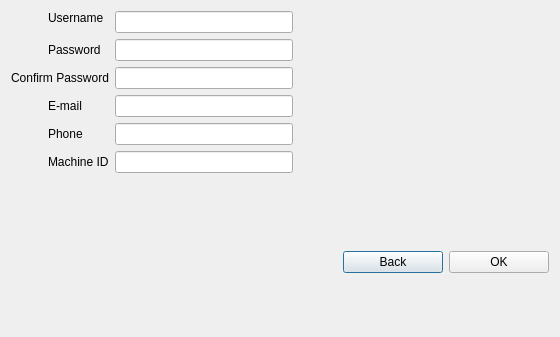
<?xml version="1.0" encoding="UTF-8"?>
<ui version="4.0">
 <class>DialogRegister</class>
 <widget class="QDialog" name="DialogRegister">
  <property name="geometry">
   <rect>
    <x>0</x>
    <y>0</y>
    <width>560</width>
    <height>337</height>
   </rect>
  </property>
  <property name="windowTitle">
   <string>Register</string>
  </property>
  <layout class="QGridLayout" name="gridLayout">
   <item row="6" column="2">
    <widget class="QLineEdit" name="lineMachineID"/>
   </item>
   <item row="2" column="2">
    <widget class="QLineEdit" name="linePassword">
     <property name="echoMode">
      <enum>QLineEdit::Password</enum>
     </property>
    </widget>
   </item>
   <item row="4" column="3">
    <widget class="QLabel" name="labelCheckEmail">
     <property name="minimumSize">
      <size>
       <width>250</width>
       <height>0</height>
      </size>
     </property>
     <property name="maximumSize">
      <size>
       <width>250</width>
       <height>16777215</height>
      </size>
     </property>
     <property name="font">
      <font>
       <weight>75</weight>
       <italic>true</italic>
       <bold>true</bold>
      </font>
     </property>
     <property name="text">
      <string/>
     </property>
    </widget>
   </item>
   <item row="3" column="0" colspan="2">
    <widget class="QLabel" name="label_3">
     <property name="text">
      <string>Confirm Password</string>
     </property>
    </widget>
   </item>
   <item row="2" column="1">
    <widget class="QLabel" name="label_2">
     <property name="text">
      <string>Password</string>
     </property>
    </widget>
   </item>
   <item row="8" column="2" colspan="2">
    <layout class="QHBoxLayout" name="horizontalLayout">
     <item>
      <spacer name="horizontalSpacer">
       <property name="orientation">
        <enum>Qt::Horizontal</enum>
       </property>
       <property name="sizeHint" stdset="0">
        <size>
         <width>40</width>
         <height>20</height>
        </size>
       </property>
      </spacer>
     </item>
     <item>
      <widget class="QPushButton" name="btnBack">
       <property name="minimumSize">
        <size>
         <width>100</width>
         <height>0</height>
        </size>
       </property>
       <property name="maximumSize">
        <size>
         <width>100</width>
         <height>16777215</height>
        </size>
       </property>
       <property name="text">
        <string>Back</string>
       </property>
      </widget>
     </item>
     <item>
      <widget class="QPushButton" name="btnOk">
       <property name="minimumSize">
        <size>
         <width>100</width>
         <height>0</height>
        </size>
       </property>
       <property name="text">
        <string>OK</string>
       </property>
      </widget>
     </item>
    </layout>
   </item>
   <item row="4" column="2">
    <widget class="QLineEdit" name="lineEmail"/>
   </item>
   <item row="3" column="3">
    <widget class="QLabel" name="labelCheckConfirmPassword">
     <property name="minimumSize">
      <size>
       <width>250</width>
       <height>0</height>
      </size>
     </property>
     <property name="maximumSize">
      <size>
       <width>250</width>
       <height>16777215</height>
      </size>
     </property>
     <property name="font">
      <font>
       <weight>75</weight>
       <italic>true</italic>
       <bold>true</bold>
      </font>
     </property>
     <property name="text">
      <string/>
     </property>
    </widget>
   </item>
   <item row="5" column="2">
    <widget class="QLineEdit" name="linePhone"/>
   </item>
   <item row="0" column="2" rowspan="2">
    <widget class="QLineEdit" name="lineUsername"/>
   </item>
   <item row="0" column="1">
    <widget class="QLabel" name="label">
     <property name="text">
      <string>Username</string>
     </property>
    </widget>
   </item>
   <item row="5" column="3">
    <widget class="QLabel" name="labelCheckPhone">
     <property name="minimumSize">
      <size>
       <width>250</width>
       <height>0</height>
      </size>
     </property>
     <property name="maximumSize">
      <size>
       <width>250</width>
       <height>16777215</height>
      </size>
     </property>
     <property name="font">
      <font>
       <weight>75</weight>
       <italic>true</italic>
       <bold>true</bold>
      </font>
     </property>
     <property name="text">
      <string/>
     </property>
    </widget>
   </item>
   <item row="2" column="3">
    <widget class="QLabel" name="labelCheckPassword">
     <property name="minimumSize">
      <size>
       <width>250</width>
       <height>0</height>
      </size>
     </property>
     <property name="maximumSize">
      <size>
       <width>250</width>
       <height>16777215</height>
      </size>
     </property>
     <property name="font">
      <font>
       <weight>75</weight>
       <italic>true</italic>
       <bold>true</bold>
      </font>
     </property>
     <property name="text">
      <string/>
     </property>
    </widget>
   </item>
   <item row="4" column="1">
    <widget class="QLabel" name="label_4">
     <property name="text">
      <string>E-mail</string>
     </property>
    </widget>
   </item>
   <item row="6" column="3">
    <widget class="QLabel" name="labelCheckMachineID">
     <property name="minimumSize">
      <size>
       <width>250</width>
       <height>0</height>
      </size>
     </property>
     <property name="maximumSize">
      <size>
       <width>250</width>
       <height>16777215</height>
      </size>
     </property>
     <property name="font">
      <font>
       <weight>75</weight>
       <italic>true</italic>
       <bold>true</bold>
      </font>
     </property>
     <property name="text">
      <string/>
     </property>
    </widget>
   </item>
   <item row="3" column="2">
    <widget class="QLineEdit" name="lineConfirmPassword">
     <property name="echoMode">
      <enum>QLineEdit::Password</enum>
     </property>
    </widget>
   </item>
   <item row="5" column="1">
    <widget class="QLabel" name="label_5">
     <property name="text">
      <string>Phone</string>
     </property>
    </widget>
   </item>
   <item row="6" column="1">
    <widget class="QLabel" name="label_6">
     <property name="text">
      <string>Machine ID</string>
     </property>
    </widget>
   </item>
   <item row="8" column="1">
    <spacer name="verticalSpacer">
     <property name="orientation">
      <enum>Qt::Vertical</enum>
     </property>
     <property name="sizeHint" stdset="0">
      <size>
       <width>20</width>
       <height>40</height>
      </size>
     </property>
    </spacer>
   </item>
   <item row="0" column="3">
    <widget class="QLabel" name="labelCheckUsername">
     <property name="minimumSize">
      <size>
       <width>250</width>
       <height>0</height>
      </size>
     </property>
     <property name="maximumSize">
      <size>
       <width>250</width>
       <height>16777215</height>
      </size>
     </property>
     <property name="font">
      <font>
       <weight>75</weight>
       <italic>true</italic>
       <bold>true</bold>
      </font>
     </property>
     <property name="text">
      <string/>
     </property>
    </widget>
   </item>
   <item row="7" column="1">
    <widget class="QLabel" name="console">
     <property name="text">
      <string/>
     </property>
    </widget>
   </item>
  </layout>
 </widget>
 <resources/>
 <connections/>
</ui>
